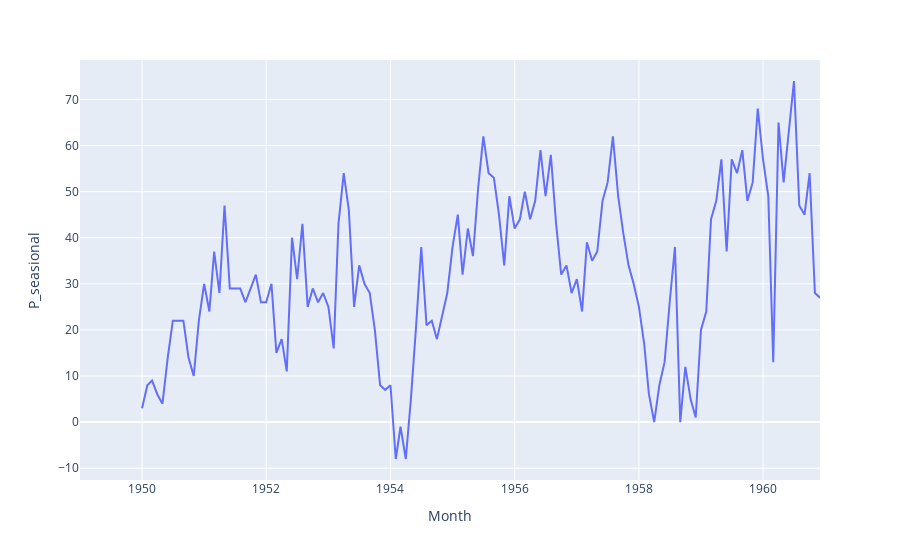

This figure's notebook cell:
### Markdown cell above
## Seasonality

easiest way to remove the seasonality or use other sophisticated methods

differencing with \y(t) =\y(t-m)

### Code cell
df['P_seasional']=df["#Passengers"].diff(periods=12)

fig = px.line(df, x='Month', y='P_seasional', title='')
fig.show()
print(lam)

### Figure 1 — Plotly figure (JSON) as saved in the notebook; plotly's stock layout.template omitted (floating-point values rounded to 4 significant figures; data arrays with more than 128 entries replaced by an {"elided": "..."} marker saying what was removed)
{"data": [{"hovertemplate": "Month=%{x}<br>P_seasional=%{y}<extra></extra>", "legendgroup": "", "line": {"color": "#636efa", "dash": "solid"}, "marker": {"symbol": "circle"}, "mode": "lines", "name": "", "orientation": "v", "showlegend": false, "type": "scatter", "x": {"elided": "144 str values"}, "xaxis": "x", "y": {"elided": "144 int values"}, "yaxis": "y"}], "layout": {"legend": {"tracegroupgap": 0}, "margin": {"t": 60}, "xaxis": {"anchor": "y", "domain": [0, 1], "title": {"text": "Month"}}, "yaxis": {"anchor": "x", "domain": [0, 1], "title": {"text": "P_seasional"}}}}
